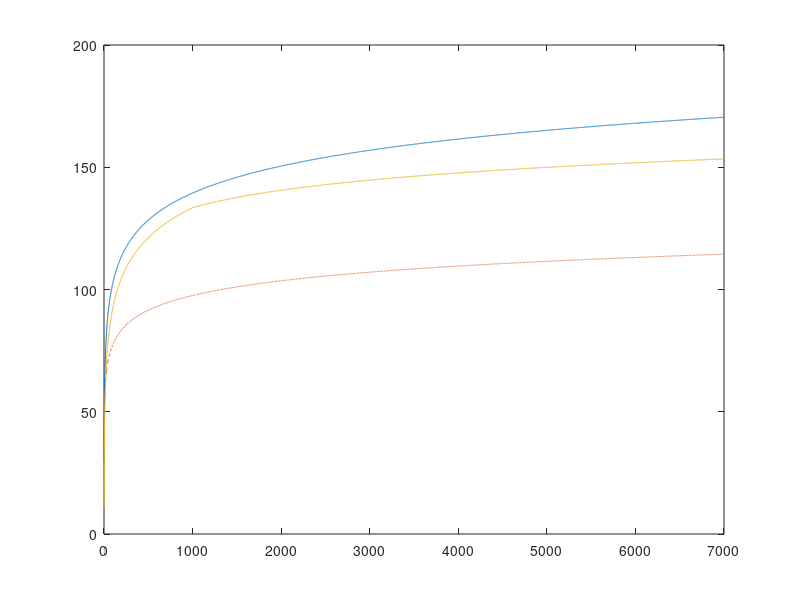

Reproduce this figure in MATLAB. (Note: this script raises an error after producing the figure.)
clear;
C = 3 * 10^8;  % Скорость света, м/с
THERMAL_NOISE_FLOOR_DBM_HZ = -174;  % Уровень теплового шума, дБм/Гц

power_bs_transmitter_dbm = 46;
sectors_per_bs = 3;
power_ue_transmitter_dbm = 24;
antenna_gain_bs_dbi = 21;
penetration_loss_db = 15;
interference_margin_db = 1;
frequency_ghz = 1.8;
bandwidth_ul_mhz = 10;
bandwidth_dl_mhz = 20;
noise_figure_bs_db = 2.4;
noise_figure_ue_db = 6;
sinr_dl_db = 2;
sinr_ul_db = 4;
mimo_antennas_bs = 2;
area_total_km2 = 100;
area_business_centers_km2 = 4;
feeder_loss_db = 2;

A = 46.3;
B = 33.9;

h_BS = 50; % Высота базовой станции
h_MS = 3; % Высота мобильной станции

r_umi = 500; % m
r_walf = 5000; % m

end_d = 7000;

% Вычисляемые параметры
frequency_hz = frequency_ghz * 10^9;
bandwidth_ul_hz = bandwidth_ul_mhz * 10^6;
bandwidth_dl_hz = bandwidth_dl_mhz * 10^6;

% Расчет теплового шума
thermal_noise_dl = THERMAL_NOISE_FLOOR_DBM_HZ + 10 * log10(bandwidth_dl_hz);
thermal_noise_ul = THERMAL_NOISE_FLOOR_DBM_HZ + 10 * log10(bandwidth_ul_hz);

% Расчет чувствительности
sensitivity_bs_dbm = thermal_noise_dl + sinr_dl_db + noise_figure_bs_db;
sensitivity_ue_dbm = thermal_noise_ul + sinr_ul_db + noise_figure_ue_db;

% Вычисление MIMO усиления
mimo_gain_db = 10 * log10(mimo_antennas_bs);

% Расчет максимальных потерь пути
max_path_loss_dl = power_bs_transmitter_dbm - feeder_loss_db + antenna_gain_bs_dbi + mimo_gain_db - ...
    penetration_loss_db - interference_margin_db - sensitivity_ue_dbm;
max_path_loss_ul = power_ue_transmitter_dbm - feeder_loss_db + antenna_gain_bs_dbi + mimo_gain_db - ...
    penetration_loss_db - interference_margin_db - sensitivity_bs_dbm;

fprintf('Уровень максимально допустимых потерь сигнала MAPL_UL: %.2f дБ\n', max_path_loss_ul);
fprintf('Уровень максимально допустимых потерь сигнала MAPL_DL: %.2f дБ\n', max_path_loss_dl);

% Функции для расчета моделей распространения сигнала
distances = (1:end_d);
path_loss_umi = 26 * log10(frequency_ghz) + 22.7 + 36.7 * log10(distances);

% Расчет FSPL
path_loss_fspl = 20 * log10((4 * pi * frequency_hz * distances) / C);

% Расчет COST 231
path_loss_cost = zeros(size(distances));
for i = 1:length(distances)
    distance_km = distances(i) * 10^-3;
    a_hms = 3.2 * (log10(11.75 * h_MS))^2 - 4.97;
    
    if distance_km >= 1
        s = 44.9 - 6.55 * log10(frequency_ghz * 10^3);
    else
        s = (47.88 + 13.9 * log10(frequency_ghz * 10^3) - 13.9 * log10(h_BS)) * (1 / log10(50));
    end
    
    L_clutter = 3;
    
    path_loss_cost(i) = A + B * log10(frequency_ghz * 10^3) - 13.82 * log10(h_BS) - a_hms + s * log10(distance_km) + L_clutter;
end
% % Построение графика COST 231
% distances_m = (1:end_d);
% path_loss_cost = zeros(size(distances_m));
% for i = 1:length(distances_m)
%     distance_km = distances_m(i) * 10^-3;
%     path_loss_cost(i) = 46.3 + 33.9 * log10(frequency_ghz * 10^3) - 13.82 * log10(50) - ...
%         (3.2 * (log10(11.75 * 1))^2 - 4.97) + ...
%         (44.9 - 6.55 * log10(frequency_ghz * 10^3)) * log10(distance_km) + 3;
% end

% Построение графика UMiNLOS
figure(1);
plot(distances, path_loss_umi, 'DisplayName', 'UMiNLOS');
hold on;
plot(distances, path_loss_fspl, '--', 'DisplayName', 'FSPM');
plot(distances, path_loss_cost, 'DisplayName', 'COST 231');
yline(max_path_loss_dl, 'r', 'MAPL_DL', 'LineWidth', 1);
yline(max_path_loss_ul, 'b', 'MAPL_UL', 'LineWidth', 1);
xlabel('Расстояние между приемником и передатчиком, м');
ylabel('Потери сигнала, дБ');
legend;
grid on;
hold off;

distances_m = (1:end_d);
figure(2);
plot(distances_m, path_loss_cost, 'DisplayName', 'COST 231');
hold on;
plot(distances_m, path_loss_fspl(1:end_d), '--', 'DisplayName', 'FSPM');
yline(max_path_loss_dl, 'r', 'MAPL_DL', 'LineWidth', 1);
yline(max_path_loss_ul, 'b', 'MAPL_UL', 'LineWidth', 1);
xlabel('Расстояние между приемником и передатчиком, м');
ylabel('Потери сигнала, дБ');
legend;
grid on;
hold off;

path_loss_walfish = 42.6 + 20 * log10(frequency_ghz * 10^3) + 26 * log10(distances / 1000);

figure(3);
plot(distances, path_loss_cost, 'DisplayName', 'COST 231');
hold on;
plot(distances, path_loss_umi, 'DisplayName', 'UMiNLOS');
plot(distances, path_loss_walfish, 'DisplayName', 'Walfish-Ikegami');
yline(max_path_loss_dl, 'r', 'MAPL_DL', 'LineWidth', 1);
yline(max_path_loss_ul, 'b', 'MAPL_UL', 'LineWidth', 1);
xlabel('Расстояние между приемником и передатчиком, м');
ylabel('Потери сигнала, дБ');
legend;
grid on;
hold off;

% Расчет покрытия базовой станции
radius_umi = r_umi * 10^-3;
radius_walf = r_walf * 10^-3;

area_umi = 1.95 * radius_umi^2;
area_walf = 1.95 * radius_walf^2;

fprintf('Радиус Базовой станции для Макро = %.3f км\n', radius_umi);
fprintf('Радиус Базовой станции для Микро = %.3f км\n', radius_walf);
fprintf('Площадь одной базовой станции для Макро = %.3f км кв\n', area_umi);
fprintf('Площадь одной базовой станции для Микро = %.3f км кв\n', area_walf);

bs_count_umi = area_business_centers_km2 / area_umi;
bs_count_walf = area_total_km2 / area_walf;

fprintf('Необходимое количество базовых станций для Макро: %.2f\n', bs_count_umi);
fprintf('Необходимое количество базовых станций для Микро: %.2f\n', bs_count_walf);
